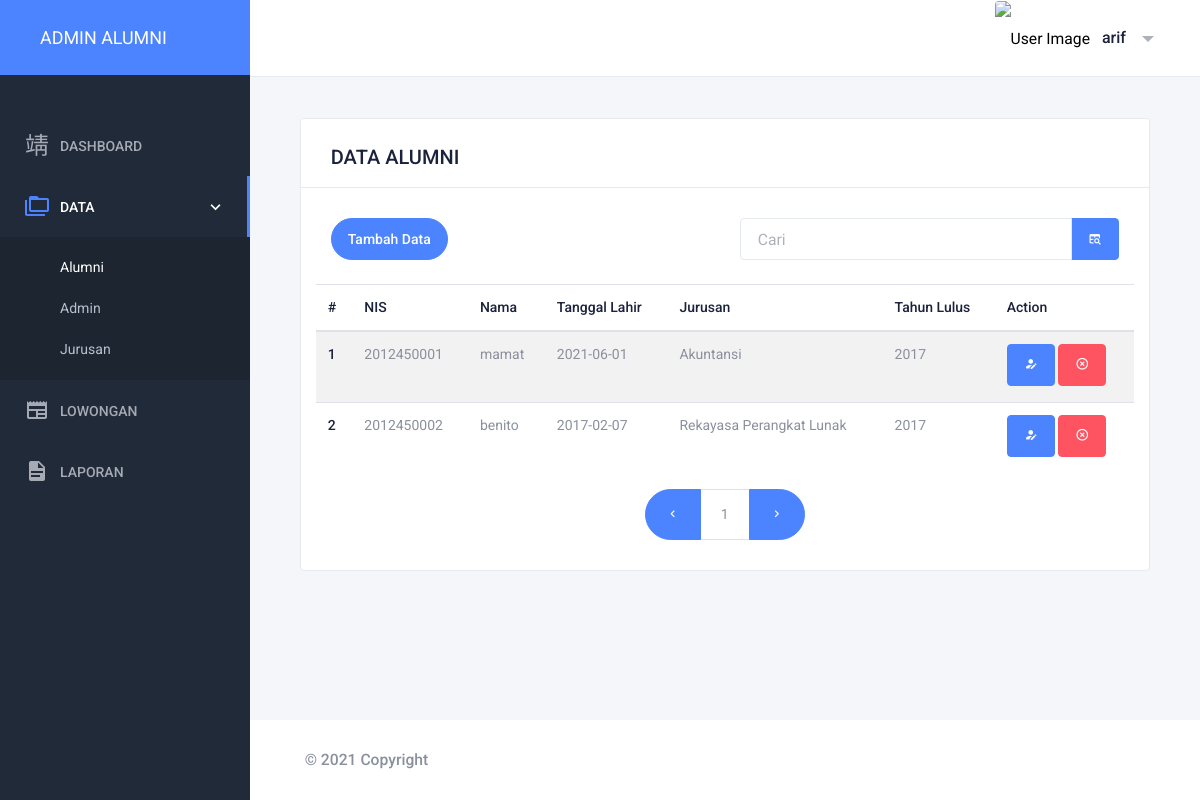
The app's page /admin/index.php?halaman=list_alumni (signed in) with its own data.
### tables this page shows
CREATE TABLE `tbl_alumni` (
  `nis` varchar(25) NOT NULL,
  `nama` char(45) NOT NULL,
  `tempat_lahir` char(20) NOT NULL,
  `tgl_lahir` date NOT NULL,
  `jns_kelamin` varchar(30) NOT NULL,
  `agama` varchar(50) NOT NULL,
  `alamat` text NOT NULL,
  `notlpn` varchar(13) NOT NULL,
  `email` varchar(40) NOT NULL,
  `nama_jurusan` char(30) NOT NULL,
  `thn_lulus` varchar(5) NOT NULL,
  `status` char(30) NOT NULL,
  `nama_instansi` varchar(50) NOT NULL,
  `foto` varchar(255) NOT NULL
);

### admin/alumni/list_alumni.php (the view, shortened to what this page needs)
<div class="card card-default">
  <div class="card-header card-header-border-bottom">
    <h2>DATA ALUMNI</h2>
  </div>
  <div class="card-body">
  <form method="post" action="index.php?halaman=list_alumni">
    <div class="row">
      <div class="col-6">
      <button type="button" class="mb-4 btn btn-primary btn-pill" data-toggle="modal" data-target="#tambahalumni">
        Tambah Data
      </button>
      </div>
      <div class="col-6">
      <div class="input-group">
        <input type="text" name="kata_cari" class="form-control" placeholder="Cari" aria-label="search">
        <div class="input-group-append">
          <button type="submit" class="input-group-text bg-primary"><i class="mdi mdi-table-search"></i></button>
        </div>
      </div>
      </div>
      <table class="table table-striped">
          <thead>
            <tr>
              <th scope="col">#</th>
              <th scope="col">NIS</th>
              <th scope="col">Nama</th>
              <th scope="col">Tanggal Lahir</th>
              <th scope="col">Jurusan</th>
              <th scope="col">Tahun Lulus</th>
              <th scope="col">Action</th>
            </tr>
          </thead>
          <tbody>
          <?php
          include '../config/database.php';
          $batas = 5;
          $halaman = isset($_GET['page'])?(int)$_GET['page'] : 1;
          $halaman_awal = ($halaman>1) ? ($halaman * $batas) - $batas : 0;
          $previous = $halaman - 1;
          $next = $halaman + 1;
          $data = mysqli_query($kon,"SELECT * FROM tbl_alumni");
          $jumlah_data = mysqli_num_rows($data);
          $total_halaman = ceil($jumlah_data / $batas);
          $nobaru = $halaman_awal+1;
          if(isset($_POST['kata_cari'])) {
            $kata_cari = $_POST['kata_cari'];
            $query = "SELECT * FROM tbl_alumni WHERE nis like '%".$kata_cari."%' OR nama like '%".$kata_cari."%' OR tgl_lahir like '%".$kata_cari."%' OR nama_jurusan like '%".$kata_cari."%' ORDER BY nis ASC";
            } else {
              $query = "SELECT * FROM tbl_alumni limit $halaman_awal, $batas";
            }
            $result = mysqli_query($kon, $query);
            while ($row = mysqli_fetch_array($result)) {
          ?>
            <tr>
            <td><?php echo $nobaru++; ?></td>
            <td><?php echo $row['nis']; ?></td>
            <td><?php echo $row['nama']; ?></td>
            <td><?php echo $row['tgl_lahir']; ?></td>
            <td><?php echo $row['nama_jurusan']; ?></td>
            <td><?php echo $row['thn_lulus']; ?></td>
            <td><button type="button" class="mb-1 btn btn-primary" data-toggle="modal" data-target="#ubahalumni<?php echo $row['nis']; ?>"><i class=" mdi mdi-account-edit"></i></button>
              <button type="button" class="mb-1 btn btn-danger"  data-toggle="modal" data-target="#deletealumni<?php echo $row['nis']; ?>"><i class=" mdi mdi-close-circle-outline"></i></button></td>
            </tr>
          <div class="modal fade" id="ubahalumni<?php echo $row['nis']; ?>" tabindex="-1" role="dialog" aria-labelledby="exampleModalLarge" aria-hidden="true">
            <div class="modal-dialog modal-lg" role="document">
              <div class="modal-content">
              </form>
              </div>
            </div>
          </div>
            <?php }?>
      </div>
      <nav aria-label="Page navigation example">
        <ul class="pagination border-rounded justify-content-center">
          <li class="page-item active">
            <a class="page-link" <?php if($halaman > 1){ echo "href='?halaman=list_alumni&page=$previous'"; } ?> aria-label="Previous">
              <span aria-hidden="true" class="mdi mdi-chevron-left"></span>
            </a>
          </li>
          <?php
          for($x=1;$x<=$total_halaman;$x++){
					?>
          <li class="page-item">
            <a class="page-link" href="?halaman=list_alumni&page=<?php echo $x ?>"><?php echo $x; ?></a>
          </li>
          <?php
				}
				?>
          <li class="page-item active">
            <a class="page-link" <?php if($halaman < $total_halaman) { echo "href='?halaman=list_alumni&page=$next'"; } ?> aria-label="Next">
              <span aria-hidden="true" class="mdi mdi-chevron-right"></span>
            </a>
          </li>
        </ul>
      </nav>
  </div>
</div>

### admin/index.php (shortened to what this page needs)
<?php
$nama=$_SESSION["nama"];
?>
<!DOCTYPE html>
<html lang="en" dir="ltr">
  <head>
  <link href="https://cdn.materialdesignicons.com/3.0.39/css/materialdesignicons.min.css" rel="stylesheet" />
  <link href="assets/plugins/toaster/toastr.min.css" rel="stylesheet" />
  <link href="assets/plugins/nprogress/nprogress.css" rel="stylesheet" />
  <link href="assets/plugins/icon/materialdesignicons.min.css" rel="stylesheet" />
  <link href="assets/plugins/flag-icons/css/flag-icon.min.css" rel="stylesheet"/>
  <link href="assets/plugins/jvectormap/jquery-jvectormap-2.0.3.css" rel="stylesheet" />
  <link href="assets/plugins/ladda/ladda.min.css" rel="stylesheet" />
  <link href="assets/plugins/select2/css/select2.min.css" rel="stylesheet" />
  <link href="assets/plugins/daterangepicker/daterangepicker.css" rel="stylesheet" />
  <link id="sleek-css" rel="stylesheet" href="assets/css/sleek.css" />
</head>
  <body class="sidebar-fixed sidebar-dark header-light header-fixed" id="body">
    <div class="wrapper">
        <aside class="left-sidebar bg-sidebar">
          <div id="sidebar" class="sidebar sidebar-with-footer">
            <div class="app-brand">
              <a href="#">
                <span class="brand-name">ADMIN ALUMNI</span>
              </a>
            </div>
            <div class="sidebar-scrollbar">
              <ul class="nav sidebar-inner" id="sidebar-menu">
                  <li  class="has-sub <?php if($_GET['halaman']=='dashboard') { echo 'active';} ?>">
                    <a class="sidenav-item-link" href="index.php?halaman=dashboard">
                      <i class="mdi mdi-view-dashboard-outline"></i>
                      <span class="nav-text">Dashboard</span>
                    </a>
                  </li>
                  <li  class="has-sub <?php if($_GET['halaman']=='list_alumni' or $_GET['halaman']=='list_admin' or $_GET['halaman']=='list_jurusan') { echo 'active expand';} ?>" >
                    <a class="sidenav-item-link" href="javascript:void(0)" data-toggle="collapse" data-target="#ui-elements"
                      aria-expanded="false" aria-controls="ui-elements">
                      <i class="mdi mdi-folder-multiple-outline"></i>
                      <span class="nav-text">Data</span> <b class="caret"></b>
                    </a>
                    <ul  class="collapse <?php if($_GET['halaman']=='list_alumni' or $_GET['halaman']=='list_admin' or $_GET['halaman']=='list_jurusan') { echo 'show';}?>"  id="ui-elements" data-parent="#sidebar-menu">
                      <div class="sub-menu">
                        <li  class="has-sub <?php if($_GET['halaman']=='list_alumni') { echo 'active';} ?>" >
                          <a class="sidenav-item-link" href="index.php?halaman=list_alumni">
                            <span class="nav-text">Alumni</span>
                          </a>
                        </li>
                        <li  class="has-sub <?php if($_GET['halaman']=='list_admin') { echo 'active';} ?>" >
                          <a class="sidenav-item-link" href="index.php?halaman=list_admin">
                            <span class="nav-text">Admin</span>
                          </a>
                        </li>
                        <li  class="has-sub <?php if($_GET['halaman']=='list_jurusan') { echo 'active';} ?>" >
                          <a class="sidenav-item-link" href="index.php?halaman=list_jurusan">
                            <span class="nav-text">Jurusan</span>
                          </a>
                        </li>
                      </div>
                    </ul>
                  </li>
                  <li  class="has-sub <?php if($_GET['halaman']=='list_loker') { echo 'active';} ?>" >
                    <a class="sidenav-item-link" href="index.php?halaman=list_loker">
                      <i class="mdi mdi-newspaper"></i>
                      <span class="nav-text">Lowongan</span>
                    </a>
                  </li>
                  <li  class="has-sub <?php if($_GET['halaman']=='list_laporan') { echo 'active';} ?>" >
                    <a class="sidenav-item-link" href="#">
                      <i class="mdi mdi-file-document"></i>
                      <span class="nav-text">Laporan</span>
                    </a>
                  </li>
              </ul>
            </div>
          </div>
        </aside>
      <div class="page-wrapper">
          <header class="main-header " id="header">
            <nav class="navbar navbar-static-top navbar">
              <div class="navbar-right">
                <ul class="nav navbar-nav">
                  <li class="dropdown user-menu">
                    <button href="#" class="dropdown-toggle nav-link" data-toggle="dropdown">
                      <img src="assets/img/user.png" class="user-image" alt="User Image" />
                      <span class="d-none d-lg-inline-block"><?php echo $nama; ?></span>
                    </button>
                  </li>
                </ul>
              </div>
            </nav>
          </header>
        <div class="content-wrapper">
          <div class="content">
          <?php
            if(isset($_GET['halaman'])){
                $halaman = $_GET['halaman'];
                switch ($halaman) {
                    case 'list_alumni':
                        include "alumni/list_alumni.php";
                        break;
                }
            }else {
                include "admin/dashboard.php";
            }
          ?>
        <footer class="footer mt-auto">
            <div class="copyright bg-white">
              <p>
                &copy; <span id="copy-year">2019</span> Copyright
              </p>
            </div>
          </footer>
</body>
</html>

### admin/index.php (style rules this page uses)
body { background-image: url(assets/img/cool-background.svg); background-repeat: no-repeat; background-size: 100% 100%; }

### records on screen
tbl_alumni: nis "2012450001", nama "mamat", tgl_lahir "2021-06-01", nama_jurusan "Akuntansi", thn_lulus "2017"
tbl_alumni: nis "2012450002", nama "benito", tgl_lahir "2017-02-07", nama_jurusan "Rekayasa Perangkat Lunak", thn_lulus "2017"

### other values on screen
$nama "arif"
